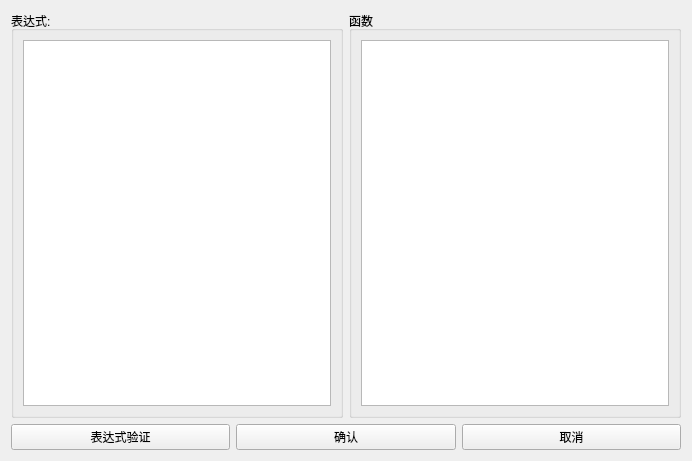
<?xml version="1.0" encoding="UTF-8"?>
<ui version="4.0">
 <class>VEEDLogicexpr</class>
 <widget class="QWidget" name="VEEDLogicexpr">
  <property name="geometry">
   <rect>
    <x>0</x>
    <y>0</y>
    <width>692</width>
    <height>461</height>
   </rect>
  </property>
  <property name="windowTitle">
   <string>Form</string>
  </property>
  <layout class="QVBoxLayout" name="verticalLayout_3">
   <item>
    <layout class="QHBoxLayout" name="horizontalLayout">
     <item>
      <widget class="QGroupBox" name="groupBox">
       <property name="title">
        <string>表达式:</string>
       </property>
       <layout class="QVBoxLayout" name="verticalLayout">
        <item>
         <widget class="QListView" name="lv_expr"/>
        </item>
       </layout>
      </widget>
     </item>
     <item>
      <widget class="QGroupBox" name="groupBox_2">
       <property name="title">
        <string>函数</string>
       </property>
       <layout class="QVBoxLayout" name="verticalLayout_2">
        <item>
         <widget class="QListView" name="lv_function"/>
        </item>
       </layout>
      </widget>
     </item>
    </layout>
   </item>
   <item>
    <layout class="QHBoxLayout" name="horizontalLayout_2">
     <item>
      <widget class="QPushButton" name="pushButton">
       <property name="text">
        <string>表达式验证</string>
       </property>
      </widget>
     </item>
     <item>
      <widget class="QPushButton" name="pushButton_2">
       <property name="text">
        <string>确认</string>
       </property>
      </widget>
     </item>
     <item>
      <widget class="QPushButton" name="pushButton_3">
       <property name="text">
        <string>取消</string>
       </property>
      </widget>
     </item>
    </layout>
   </item>
  </layout>
 </widget>
 <resources/>
 <connections/>
</ui>
